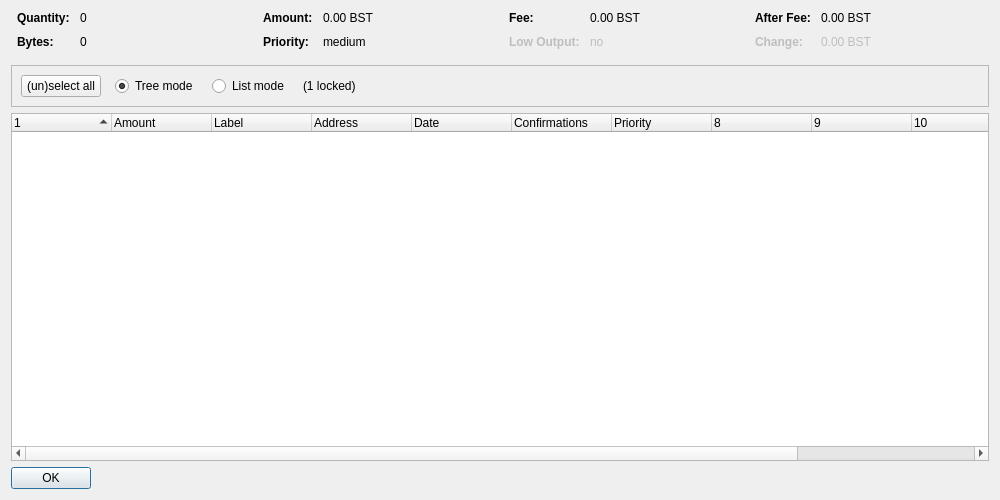
<?xml version="1.0" encoding="UTF-8"?>
<ui version="4.0">
 <class>CoinControlDialog</class>
 <widget class="QDialog" name="CoinControlDialog">
  <property name="geometry">
   <rect>
    <x>0</x>
    <y>0</y>
    <width>1000</width>
    <height>500</height>
   </rect>
  </property>
  <property name="windowTitle">
   <string>Coin Control Address Selection</string>
  </property>
  <layout class="QVBoxLayout" name="verticalLayout">
   <item>
    <layout class="QHBoxLayout" name="horizontalLayoutTop" stretch="0,0,0,0">
     <property name="topMargin">
      <number>0</number>
     </property>
     <property name="bottomMargin">
      <number>10</number>
     </property>
     <item>
      <layout class="QFormLayout" name="formLayoutCoinControl1">
       <property name="horizontalSpacing">
        <number>10</number>
       </property>
       <property name="verticalSpacing">
        <number>10</number>
       </property>
       <property name="leftMargin">
        <number>6</number>
       </property>
       <property name="rightMargin">
        <number>6</number>
       </property>
       <item row="0" column="0">
        <widget class="QLabel" name="labelCoinControlQuantityText">
         <property name="font">
          <font>
           <weight>75</weight>
           <bold>true</bold>
          </font>
         </property>
         <property name="text">
          <string>Quantity:</string>
         </property>
        </widget>
       </item>
       <item row="0" column="1">
        <widget class="QLabel" name="labelCoinControlQuantity">
         <property name="cursor">
          <cursorShape>IBeamCursor</cursorShape>
         </property>
         <property name="contextMenuPolicy">
          <enum>Qt::ActionsContextMenu</enum>
         </property>
         <property name="text">
          <string notr="true">0</string>
         </property>
         <property name="textInteractionFlags">
          <set>Qt::LinksAccessibleByMouse|Qt::TextSelectableByKeyboard|Qt::TextSelectableByMouse</set>
         </property>
        </widget>
       </item>
       <item row="1" column="0">
        <widget class="QLabel" name="labelCoinControlBytesText">
         <property name="font">
          <font>
           <weight>75</weight>
           <bold>true</bold>
          </font>
         </property>
         <property name="text">
          <string>Bytes:</string>
         </property>
        </widget>
       </item>
       <item row="1" column="1">
        <widget class="QLabel" name="labelCoinControlBytes">
         <property name="cursor">
          <cursorShape>IBeamCursor</cursorShape>
         </property>
         <property name="contextMenuPolicy">
          <enum>Qt::ActionsContextMenu</enum>
         </property>
         <property name="text">
          <string notr="true">0</string>
         </property>
         <property name="textInteractionFlags">
          <set>Qt::LinksAccessibleByMouse|Qt::TextSelectableByKeyboard|Qt::TextSelectableByMouse</set>
         </property>
        </widget>
       </item>
      </layout>
     </item>
     <item>
      <layout class="QFormLayout" name="formLayoutCoinControl2">
       <property name="horizontalSpacing">
        <number>10</number>
       </property>
       <property name="verticalSpacing">
        <number>10</number>
       </property>
       <property name="leftMargin">
        <number>6</number>
       </property>
       <property name="rightMargin">
        <number>6</number>
       </property>
       <item row="0" column="0">
        <widget class="QLabel" name="labelCoinControlAmountText">
         <property name="font">
          <font>
           <weight>75</weight>
           <bold>true</bold>
          </font>
         </property>
         <property name="text">
          <string>Amount:</string>
         </property>
        </widget>
       </item>
       <item row="0" column="1">
        <widget class="QLabel" name="labelCoinControlAmount">
         <property name="cursor">
          <cursorShape>IBeamCursor</cursorShape>
         </property>
         <property name="contextMenuPolicy">
          <enum>Qt::ActionsContextMenu</enum>
         </property>
         <property name="text">
          <string notr="true">0.00 BST</string>
         </property>
         <property name="textInteractionFlags">
          <set>Qt::LinksAccessibleByMouse|Qt::TextSelectableByKeyboard|Qt::TextSelectableByMouse</set>
         </property>
        </widget>
       </item>
       <item row="1" column="0">
        <widget class="QLabel" name="labelCoinControlPriorityText">
         <property name="font">
          <font>
           <weight>75</weight>
           <bold>true</bold>
          </font>
         </property>
         <property name="text">
          <string>Priority:</string>
         </property>
        </widget>
       </item>
       <item row="1" column="1">
        <widget class="QLabel" name="labelCoinControlPriority">
         <property name="cursor">
          <cursorShape>IBeamCursor</cursorShape>
         </property>
         <property name="contextMenuPolicy">
          <enum>Qt::ActionsContextMenu</enum>
         </property>
         <property name="text">
          <string notr="true">medium</string>
         </property>
         <property name="textInteractionFlags">
          <set>Qt::LinksAccessibleByMouse|Qt::TextSelectableByKeyboard|Qt::TextSelectableByMouse</set>
         </property>
        </widget>
       </item>
      </layout>
     </item>
     <item>
      <layout class="QFormLayout" name="formLayoutCoinControl3">
       <property name="horizontalSpacing">
        <number>10</number>
       </property>
       <property name="verticalSpacing">
        <number>10</number>
       </property>
       <property name="leftMargin">
        <number>6</number>
       </property>
       <property name="rightMargin">
        <number>6</number>
       </property>
       <item row="0" column="0">
        <widget class="QLabel" name="labelCoinControlFeeText">
         <property name="font">
          <font>
           <weight>75</weight>
           <bold>true</bold>
          </font>
         </property>
         <property name="text">
          <string>Fee:</string>
         </property>
        </widget>
       </item>
       <item row="0" column="1">
        <widget class="QLabel" name="labelCoinControlFee">
         <property name="cursor">
          <cursorShape>IBeamCursor</cursorShape>
         </property>
         <property name="contextMenuPolicy">
          <enum>Qt::ActionsContextMenu</enum>
         </property>
         <property name="text">
          <string notr="true">0.00 BST</string>
         </property>
         <property name="textInteractionFlags">
          <set>Qt::LinksAccessibleByMouse|Qt::TextSelectableByKeyboard|Qt::TextSelectableByMouse</set>
         </property>
        </widget>
       </item>
       <item row="1" column="0">
        <widget class="QLabel" name="labelCoinControlLowOutputText">
         <property name="enabled">
          <bool>false</bool>
         </property>
         <property name="font">
          <font>
           <weight>75</weight>
           <bold>true</bold>
          </font>
         </property>
         <property name="text">
          <string>Low Output:</string>
         </property>
        </widget>
       </item>
       <item row="1" column="1">
        <widget class="QLabel" name="labelCoinControlLowOutput">
         <property name="enabled">
          <bool>false</bool>
         </property>
         <property name="cursor">
          <cursorShape>IBeamCursor</cursorShape>
         </property>
         <property name="contextMenuPolicy">
          <enum>Qt::ActionsContextMenu</enum>
         </property>
         <property name="text">
          <string notr="true">no</string>
         </property>
         <property name="textInteractionFlags">
          <set>Qt::LinksAccessibleByMouse|Qt::TextSelectableByKeyboard|Qt::TextSelectableByMouse</set>
         </property>
        </widget>
       </item>
      </layout>
     </item>
     <item>
      <layout class="QFormLayout" name="formLayoutCoinControl4">
       <property name="horizontalSpacing">
        <number>10</number>
       </property>
       <property name="verticalSpacing">
        <number>10</number>
       </property>
       <property name="leftMargin">
        <number>6</number>
       </property>
       <property name="rightMargin">
        <number>6</number>
       </property>
       <item row="0" column="0">
        <widget class="QLabel" name="labelCoinControlAfterFeeText">
         <property name="font">
          <font>
           <weight>75</weight>
           <bold>true</bold>
          </font>
         </property>
         <property name="text">
          <string>After Fee:</string>
         </property>
        </widget>
       </item>
       <item row="0" column="1">
        <widget class="QLabel" name="labelCoinControlAfterFee">
         <property name="cursor">
          <cursorShape>IBeamCursor</cursorShape>
         </property>
         <property name="contextMenuPolicy">
          <enum>Qt::ActionsContextMenu</enum>
         </property>
         <property name="text">
          <string notr="true">0.00 BST</string>
         </property>
         <property name="textInteractionFlags">
          <set>Qt::LinksAccessibleByMouse|Qt::TextSelectableByKeyboard|Qt::TextSelectableByMouse</set>
         </property>
        </widget>
       </item>
       <item row="1" column="0">
        <widget class="QLabel" name="labelCoinControlChangeText">
         <property name="enabled">
          <bool>false</bool>
         </property>
         <property name="font">
          <font>
           <weight>75</weight>
           <bold>true</bold>
          </font>
         </property>
         <property name="text">
          <string>Change:</string>
         </property>
        </widget>
       </item>
       <item row="1" column="1">
        <widget class="QLabel" name="labelCoinControlChange">
         <property name="enabled">
          <bool>false</bool>
         </property>
         <property name="cursor">
          <cursorShape>IBeamCursor</cursorShape>
         </property>
         <property name="contextMenuPolicy">
          <enum>Qt::ActionsContextMenu</enum>
         </property>
         <property name="text">
          <string notr="true">0.00 BST</string>
         </property>
         <property name="textInteractionFlags">
          <set>Qt::LinksAccessibleByMouse|Qt::TextSelectableByKeyboard|Qt::TextSelectableByMouse</set>
         </property>
        </widget>
       </item>
      </layout>
     </item>
    </layout>
   </item>
   <item>
    <widget class="QFrame" name="frame">
     <property name="minimumSize">
      <size>
       <width>0</width>
       <height>40</height>
      </size>
     </property>
     <property name="frameShape">
      <enum>QFrame::StyledPanel</enum>
     </property>
     <property name="frameShadow">
      <enum>QFrame::Sunken</enum>
     </property>
     <layout class="QHBoxLayout" name="horizontalLayout">
      <item>
       <layout class="QHBoxLayout" name="horizontalLayoutPanel" stretch="0,0,0,0,0">
        <property name="spacing">
         <number>14</number>
        </property>
        <item>
         <widget class="QPushButton" name="pushButtonSelectAll">
          <property name="sizePolicy">
           <sizepolicy hsizetype="Maximum" vsizetype="Fixed">
            <horstretch>0</horstretch>
            <verstretch>0</verstretch>
           </sizepolicy>
          </property>
          <property name="text">
           <string>(un)select all</string>
          </property>
         </widget>
        </item>
        <item>
         <widget class="QRadioButton" name="radioTreeMode">
          <property name="sizePolicy">
           <sizepolicy hsizetype="Maximum" vsizetype="Fixed">
            <horstretch>0</horstretch>
            <verstretch>0</verstretch>
           </sizepolicy>
          </property>
          <property name="text">
           <string>Tree mode</string>
          </property>
          <property name="checked">
           <bool>true</bool>
          </property>
         </widget>
        </item>
        <item>
         <widget class="QRadioButton" name="radioListMode">
          <property name="sizePolicy">
           <sizepolicy hsizetype="Maximum" vsizetype="Fixed">
            <horstretch>0</horstretch>
            <verstretch>0</verstretch>
           </sizepolicy>
          </property>
          <property name="text">
           <string>List mode</string>
          </property>
         </widget>
        </item>
        <item>
         <widget class="QLabel" name="labelLocked">
          <property name="text">
           <string notr="true">(1 locked)</string>
          </property>
         </widget>
        </item>
        <item>
         <spacer name="horizontalSpacer">
          <property name="orientation">
           <enum>Qt::Horizontal</enum>
          </property>
          <property name="sizeHint" stdset="0">
           <size>
            <width>40</width>
            <height>20</height>
           </size>
          </property>
         </spacer>
        </item>
       </layout>
      </item>
     </layout>
    </widget>
   </item>
   <item>
    <widget class="CoinControlTreeWidget" name="treeWidget">
     <property name="contextMenuPolicy">
      <enum>Qt::CustomContextMenu</enum>
     </property>
     <property name="sortingEnabled">
      <bool>false</bool>
     </property>
     <property name="columnCount">
      <number>12</number>
     </property>
     <attribute name="headerShowSortIndicator" stdset="0">
      <bool>true</bool>
     </attribute>
     <attribute name="headerStretchLastSection">
      <bool>false</bool>
     </attribute>
     <column>
      <property name="text">
       <string/>
      </property>
     </column>
     <column>
      <property name="text">
       <string>Amount</string>
      </property>
     </column>
     <column>
      <property name="text">
       <string notr="true">Label</string>
      </property>
     </column>
     <column>
      <property name="text">
       <string>Address</string>
      </property>
     </column>
     <column>
      <property name="text">
       <string>Date</string>
      </property>
     </column>
     <column>
      <property name="text">
       <string>Confirmations</string>
      </property>
      <property name="toolTip">
       <string>Confirmed</string>
      </property>
     </column>
     <column>
      <property name="text">
       <string>Priority</string>
      </property>
     </column>
     <column>
      <property name="text">
       <string/>
      </property>
     </column>
     <column>
      <property name="text">
       <string/>
      </property>
     </column>
     <column>
      <property name="text">
       <string/>
      </property>
     </column>
     <column>
      <property name="text">
       <string/>
      </property>
     </column>
     <column>
      <property name="text">
       <string/>
      </property>
     </column>
    </widget>
   </item>
   <item>
    <widget class="QDialogButtonBox" name="buttonBox">
     <property name="sizePolicy">
      <sizepolicy hsizetype="Maximum" vsizetype="Fixed">
       <horstretch>0</horstretch>
       <verstretch>0</verstretch>
      </sizepolicy>
     </property>
     <property name="orientation">
      <enum>Qt::Horizontal</enum>
     </property>
     <property name="standardButtons">
      <set>QDialogButtonBox::Ok</set>
     </property>
    </widget>
   </item>
  </layout>
 </widget>
 <customwidgets>
  <customwidget>
   <class>CoinControlTreeWidget</class>
   <extends>QTreeWidget</extends>
   <header>coincontroltreewidget.h</header>
  </customwidget>
 </customwidgets>
 <resources/>
 <connections/>
</ui>
